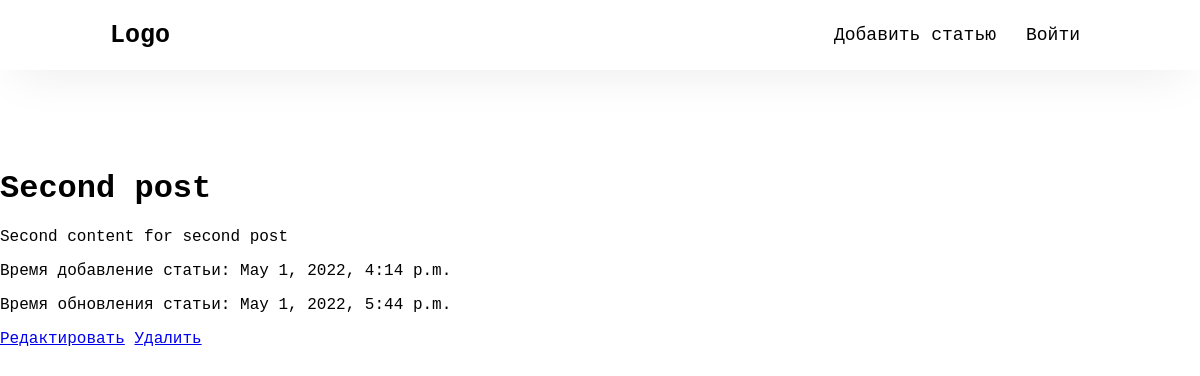
Page /posts/2/ on the committed database.
### posts/models.py (models this page shows, shortened)
class Post(models.Model):
    title = models.CharField(max_length=100, default=f'Title')
    content = models.TextField(null=True, blank=True)
    pub_date = models.DateTimeField(default=timezone.now)
    update_time = models.DateTimeField(default=timezone.now)

### posts/views.py (the view)
# urls.py: path('<int:pk>/', views.detail, name='detail'),
def detail(request, pk):
    post = get_object_or_404(Post, pk=pk)
    return render(request, 'posts/detail.html', {'post': post})

### posts/templates/posts/detail.html (shortened to what this page needs)
{% extends "posts/base.html" %}
{% block content %}
<h1>{{ post.title }}</h1>
<p>{{ post.content }}</p>
<p>Время добавление статьи: {{ post.pub_date }}</p>
<p>Время обновления статьи: {{ post.update_time}}</p>
<a href="{% url 'posts:update' post.pk %}">Редактировать</a>
<a href="{% url 'posts:delete' post.pk %}">Удалить</a>
{% endblock %}

### posts/static/posts/css/style.css (style rules this page uses)
html, body { margin: 0; padding: 0; }
html { font-family: 'Courier New', Courier, monospace; }

### rows in the picture
Post: title "Second post", content "Second content for second post", pub_date "May 1, 2022, 4:14 p.m.", update_time "May 1, 2022, 5:44 p.m."
